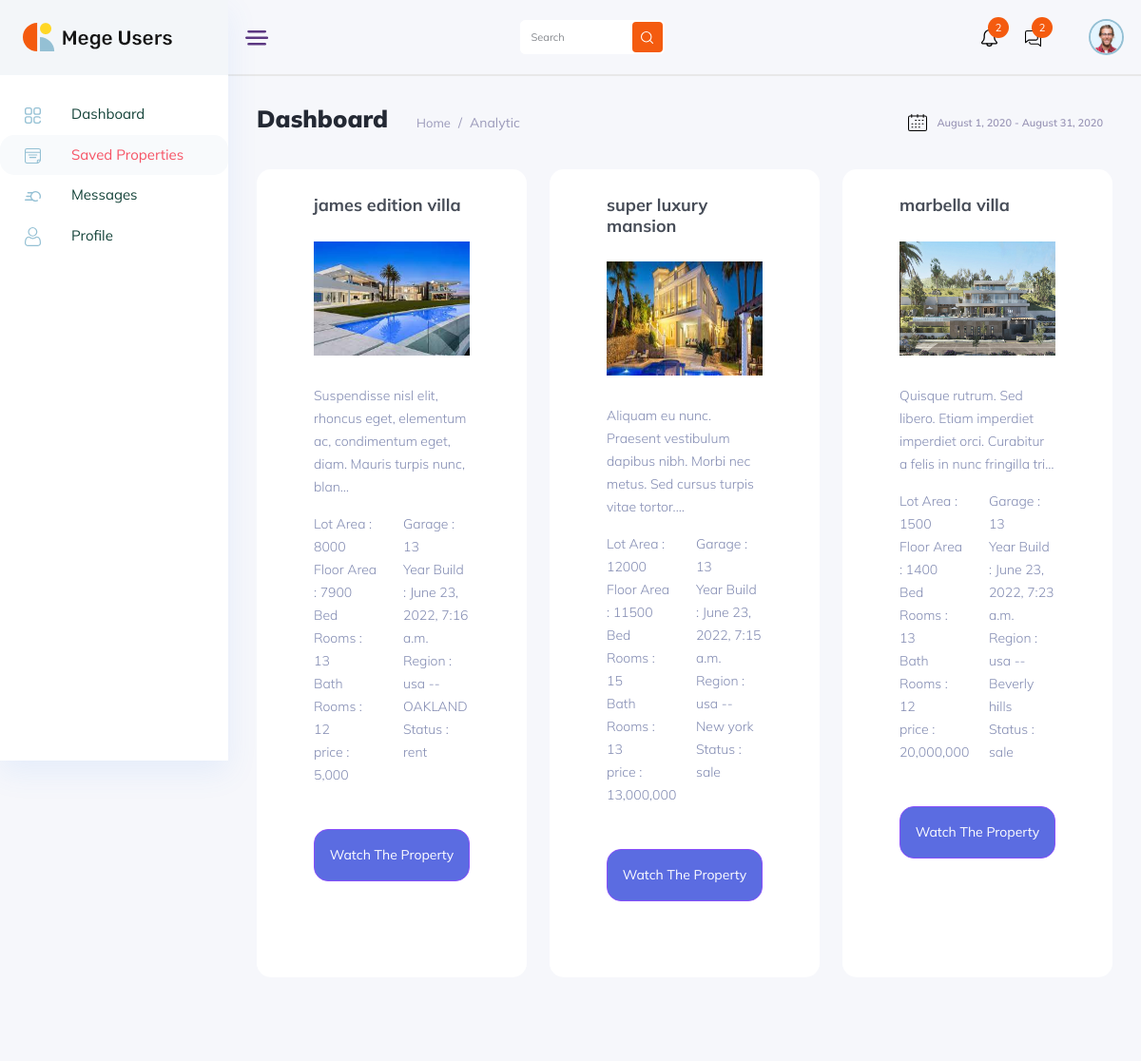
The page /panel/saves (signed in) on the database its author committed.
### base/models.py (models this page shows, shortened)
class Properties(models.Model):
    title = models.CharField(max_length=200)
    description = models.TextField()
    image = models.ImageField(null=True, default='xperson_1.jpg.pagespeed.ic.P4pHl6glbj.jpg')
    video = models.TextField(null=True)
    tags = models.ForeignKey(Property_type, related_name='property_type', on_delete=models.SET_NULL, null=True, blank=True )
    Lot_Area = models.IntegerField()
    Floor_Area = models.IntegerField()
    Bed_Rooms = models.IntegerField()
    Bath_Rooms = models.IntegerField()
    Luggage = models.BooleanField()
    Garage = models.IntegerField()
    Year_Build = models.DateTimeField()
    Region = models.ForeignKey(Region, related_name='Region', on_delete=models.SET_NULL, null=True)
    host = models.ForeignKey(User, related_name='host', on_delete=models.CASCADE)
    status_choice = (
        ('rent', 'rent'),
        ('sale', 'sale')
    )
    status = models.CharField(max_length=64, choices=status_choice, default='rent')
    price = models.IntegerField(null=True, blank=True)
    created = models.DateTimeField(auto_now_add=True)

class Region(models.Model):
    country = models.CharField(max_length=64)
    city = models.CharField(max_length=64)
    def __str__(self):
        return str(f'{self.country} -- {self.city}')

### panel/views.py (the view)
# urls.py: path('saves', saves, name='saves')
@login_required(login_url='login')
def saves(request):
    all_properties = SavedProperties.objects.all()
    saved_properties = list()
    for property in all_properties:
        if property.user == request.user:
            saved_properties.append(property.property)
    context = {"properties":saved_properties}
    return render(request, 'panel/saves.html', context)

### panel/templates/panel/saves.html (shortened to what this page needs)
{% extends 'panel/main.html' %}
{% block body %}
{% load static %}
{% load humanize %}
<section class="main_content dashboard_part large_header_bg">
    <div class="container-fluid g-0">
      <div class="row">
        <div class="col-lg-12 p-0">
          <div
            class="header_iner d-flex justify-content-between align-items-center"
          >
            <div class="line_icon open_miniSide d-none d-lg-block">
              <img src="img/line_img.png" alt="" />
            </div>
            <div class="serach_field-area d-flex align-items-center">
              <div class="search_inner">
                <form action="#">
                  <div class="search_field">
                    <input type="text" placeholder="Search" />
                  </div>
                  <button type="submit">
                    <img src="img/icon/icon_search.svg" alt="" />
                  </button>
                </form>
              </div>
            </div>
            <div
              class="header_right d-flex justify-content-between align-items-center"
            >
              <div class="header_notification_warp d-flex align-items-center">
                <li>
                  <a class="bell_notification_clicker" href="#">
                    <img src="img/icon/bell.svg" alt="" />
                    <span>2</span>
                  </a>
                </li>
                <li>
                  <a class="CHATBOX_open" href="#">
                    <img src="img/icon/msg.svg" alt="" /> <span>2</span>
                  </a>
                </li>
              </div>
              <div class="profile_info">
                <img src="img/client_img.png" alt="#" />
              </div>
            </div>
          </div>
        </div>
      </div>
    </div>
    <div class="main_content_iner overly_inner">
      <div class="container-fluid p-0">
        <div class="row">
          <div class="col-12">
            <div
              class="page_title_box d-flex flex-wrap align-items-center justify-content-between"
            >
              <div class="page_title_left d-flex align-items-center">
                <h3 class="f_s_25 f_w_700 dark_text mr_30">Dashboard</h3>
                <ol class="breadcrumb page_bradcam mb-0">
                  <li class="breadcrumb-item">
                    <a href="javascript:void(0);">Home</a>
                  </li>
                  <li class="breadcrumb-item active">Analytic</li>
                </ol>
              </div>
              <div class="page_title_right">
                <div class="page_date_button d-flex align-items-center">
                  <img src="img/icon/calender_icon.svg" alt="" />
                  August 1, 2020 - August 31, 2020
                </div>
              </div>
            </div>
          </div>
        </div>
        <div class="row">
          {% for property in properties %}
            <div class="col-xl-4">
              <div class="white_card card_height_100 mb_30">
                <div class="white_card_body">
                  <div class="white_card card_height_100 mb_30">
                    <div class="white_card_header">
                      <div class="box_header m-0">
                        <div class="main-title">
                          <h3 class="m-0">{{property.title}}</h3>
                        </div>
                      </div>
                    </div>
                    <div class="white_card_body">
                      <div class="thumb mb_30">
                        <img src="{{property.image.url}}" style="height:10vw" class="img-fluid" />
                      </div>
                      <div class="common_form">
                        <form action="#">
                          <div class="row">
                            <div class="col-lg-12">
                              <div class="common_input mb_15">
                                <p>{{property.description|truncatechars:100}}</p>
                              </div>
                            </div>
                            <div class="col-lg-6">
                              <div class="common_input mb_15">
                                <div>
                                  <p>Lot Area : {{property.Lot_Area}}</p>
                                  <p>Floor Area : {{property.Floor_Area}}</p>
                                  <p>Bed Rooms : {{property.Bed_Rooms}}</p>
                                  <p>Bath Rooms : {{property.Bath_Rooms}}</p>
                                  <p>price : {{property.price|intcomma}}</p>
                                </div>
                              </div>
                            </div>
                            <div class="col-lg-6">
                              <div class="common_input mb_15">
                                <div>
                                  <p>Garage : {{property.Garage}}</p>
                                  <p>Year Build : {{property.Year_Build}}</p>
                                  <p>Region : {{property.Region}}</p>
                                  <p>Status : {{property.status}}</p>
                                </div>
                              </div>
                            </div>
                            <div class="col-12">
                              <div class="create_report_btn mt_30">
                                <a
                                  href="{% url 'properties_detail' property.id %}"
                                  class="btn_1 radius_btn d-block text-center"
                                  >Watch the Property</a
                                >
                              </div>
                            </div>
                          </div>
                        </form>
                      </div>
                    </div>
                  </div>
                </div>
              </div>
            </div>
          {% endfor %}
        </div>
      </div>
    </div>
</section>
{% endblock body %}

### panel/templates/panel/main.html (shortened to what this page needs)
{% load static %}
<!DOCTYPE html>
<html lang="zxx">
  <head>
    <link rel="stylesheet" href="{% static 'panelcss/bootstrap1.min.css' %}" />
    <link rel="stylesheet" href="{% static 'vendors/themefy_icon/themify-icons.css' %}" />
    <link rel="stylesheet" href="{% static 'vendors/niceselect/css/nice-select.css' %}" />
    <link rel="stylesheet" href="{% static 'vendors/owl_carousel/css/owl.carousel.css' %}" />
    <link rel="stylesheet" href="{% static 'vendors/gijgo/gijgo.min.css' %}" />
    <link rel="stylesheet" href="{% static 'vendors/font_awesome/css/all.min.css' %}" />
    <link rel="stylesheet" href="{% static 'vendors/tagsinput/tagsinput.css' %}" />
    <link rel="stylesheet" href="{% static 'vendors/datepicker/date-picker.css' %}" />
    <link rel="stylesheet" href="{% static 'vendors/vectormap-home/vectormap-2.0.2.css' %}" />
    <link rel="stylesheet" href="{% static 'vendors/scroll/scrollable.css' %}" />
    <link
      rel="stylesheet"
      href="{% static 'vendors/datatable/css/jquery.dataTables.min.css' %}"
    />
    <link
      rel="stylesheet"
      href="{% static 'vendors/datatable/css/responsive.dataTables.min.css' %}"
    />
    <link
      rel="stylesheet"
      href="{% static 'vendors/datatable/css/buttons.dataTables.min.css' %}"
    />
    <link rel="stylesheet" href="{% static 'vendors/text_editor/summernote-bs4.css' %}" />
    <link rel="stylesheet" href="{% static 'vendors/morris/morris.css' %}" />
    <link rel="stylesheet" href="{% static 'vendors/material_icon/material-icons.css' %}" />
    <link rel="stylesheet" href="{% static 'panelcss/metisMenu.css' %}" />
    <link rel="stylesheet" href="{% static 'panelcss/style1.css' %}" />
    <link rel="stylesheet" href="{% static 'panelcss/colors/default.css' %}" id="colorSkinCSS" />
  </head>
</html>
<body class="crm_body_bg">
    <nav class="sidebar">
        <div class="logo d-flex justify-content-between">
          <a class="large_logo" href="{% url 'home' %}"
            ><img src="{% static 'panelimage/logo.png' %}" alt=""
          /></a>
        </div>
        <ul id="sidebar_menu">
          <li class="">
            <a href="{% url 'userPanel' %}" aria-expanded="false">
              <div class="nav_icon_small">
                <img src="{% static 'panelimage/menu-icon/dashboard.svg' %}" alt="" />
              </div>
              <div class="nav_title">
                <span>Dashboard</span>
              </div>
            </a>
          </li>
          <li class="">
            <a href="{% url 'saves' %}" aria-expanded="false">
              <div class="nav_icon_small">
                <img src="{% static 'panelimage/menu-icon/11.svg' %}" alt="" />
              </div>
              <div class="nav_title">
                <span>Saved Properties</span>
              </div>
            </a>
          </li>
          <li class="">
            <a href="invoice.html" aria-expanded="false">
              <div class="nav_icon_small">
                <img src="{% static 'panelimage/menu-icon/17.svg' %}" alt="" />
              </div>
              <div class="nav_title">
                <span>Messages</span>
              </div>
            </a>
          </li>
          <li class="">
            <a href="invoice.html" aria-expanded="false">
              <div class="nav_icon_small">
                <img src="{% static 'panelimage/menu-icon/5.svg' %}" alt="" />
              </div>
              <div class="nav_title">
                <span>Profile</span>
              </div>
            </a>
          </li>
        </ul>
    </nav>
    {% block body %}
    {% endblock body %}
</body>

### rows shown on the page
Properties: title "james edition villa", image (picture), description "Suspendisse nisl elit, rhoncus eget, elementum ac, condimentum eget, diam. Mauris turpis nunc, blan…", Lot_Area "8000", Floor_Area "7900", Bed_Rooms "13", Bath_Rooms "12", price "5,000", Garage "13", Year_Build "June 23, 2022, 7:16 a.m.", Region "usa -- OAKLAND", status "rent"
Properties: title "super luxury mansion", image (picture), description "Aliquam eu nunc. Praesent vestibulum dapibus nibh. Morbi nec metus. Sed cursus turpis vitae tortor.…", Lot_Area "12000", Floor_Area "11500", Bed_Rooms "15", Bath_Rooms "13", price "13,000,000", Garage "13", Year_Build "June 23, 2022, 7:15 a.m.", Region "usa -- New york", status "sale"
Properties: title "marbella villa", image (picture), description "Quisque rutrum. Sed libero. Etiam imperdiet imperdiet orci. Curabitur a felis in nunc fringilla tri…", Lot_Area "1500", Floor_Area "1400", Bed_Rooms "13", Bath_Rooms "12", price "20,000,000", Garage "13", Year_Build "June 23, 2022, 7:23 a.m.", Region "usa -- Beverly hills", status "sale"
